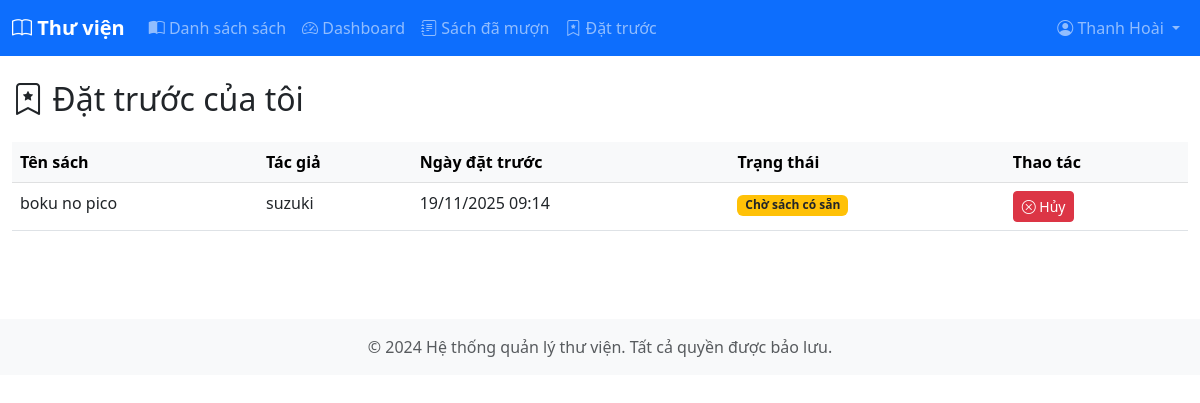
/reservations/my-reservations (signed in), run on the app's committed database.
### src/models.py (models this page shows, shortened)
class User(UserMixin, db.Model):
    __tablename__ = 'users'
    id = db.Column(db.Integer, primary_key=True)
    email = db.Column(db.String(255), unique=True, nullable=False)
    name = db.Column(db.String(120))
    password_hash = db.Column(db.String(255), nullable=False)
    is_admin = db.Column(db.Boolean, default=False)
    created_at = db.Column(db.DateTime, default=datetime.utcnow)
    borrow_records = db.relationship('BorrowRecord', backref='user', lazy=True)
    reservations = db.relationship('Reservation', backref='user', lazy=True)

class Reservation(db.Model):
    __tablename__ = 'reservations'
    id = db.Column(db.Integer, primary_key=True)
    user_id = db.Column(db.Integer, db.ForeignKey('users.id'), nullable=False)
    book_id = db.Column(db.Integer, db.ForeignKey('books.id'), nullable=False)
    reserved_at = db.Column(db.DateTime, default=datetime.utcnow)
    fulfilled = db.Column(db.Boolean, default=False)

class Book(db.Model):
    __tablename__ = 'books'
    id = db.Column(db.Integer, primary_key=True)
    title = db.Column(db.String(255), nullable=False)
    author = db.Column(db.String(255))
    category = db.Column(db.String(120))
    isbn = db.Column(db.String(50), unique=True, index=True)
    total_copies = db.Column(db.Integer, default=1)
    available_copies = db.Column(db.Integer, default=1)
    image_path = db.Column(db.String(500), nullable=True)  # Đường dẫn hình ảnh
    created_at = db.Column(db.DateTime, default=datetime.utcnow)
    borrow_records = db.relationship('BorrowRecord', backref='book', lazy=True)
    reservations = db.relationship('Reservation', backref='book', lazy=True)

### src/routes/reservations.py (the view)
@reservations_bp.route('/my-reservations')
@login_required
def my_reservations():
    reservations = Reservation.query.filter_by(
        user_id=current_user.id,
        fulfilled=False
    ).order_by(Reservation.reserved_at.desc()).all()
    return render_template('reservations/my_reservations.html', reservations=reservations)

### src/models.py (called while the page is built)
    @login_manager.user_loader
    def load_user(user_id):
        try:
            return db.session.get(User, int(user_id))
        except Exception:
            return None

### src/templates/reservations/my_reservations.html (shortened to what this page needs)
{% extends 'base.html' %}
{% block content %}
<h2 class="mb-4"><i class="bi bi-bookmark-star"></i> Đặt trước của tôi</h2>
{% if reservations %}
  <div class="table-responsive">
    <table class="table table-hover">
      <thead class="table-light">
        <tr>
          <th>Tên sách</th>
          <th>Tác giả</th>
          <th>Ngày đặt trước</th>
          <th>Trạng thái</th>
          <th>Thao tác</th>
        </tr>
      </thead>
      <tbody>
        {% for reservation in reservations %}
          <tr>
            <td>{{ reservation.book.title }}</td>
            <td>{{ reservation.book.author or 'N/A' }}</td>
            <td>{{ reservation.reserved_at.strftime('%d/%m/%Y %H:%M') }}</td>
            <td>
              {% if reservation.fulfilled %}
                <span class="badge bg-success">Đã thực hiện</span>
              {% else %}
                <span class="badge bg-warning text-dark">Chờ sách có sẵn</span>
              {% endif %}
            </td>
            <td>
              {% if not reservation.fulfilled %}
                <form method="POST" action="{{ url_for('reservations.cancel_reservation', reservation_id=reservation.id) }}"
                      onsubmit="return confirm('Bạn có chắc chắn muốn hủy đặt trước?');" class="d-inline">
                  <button type="submit" class="btn btn-sm btn-danger">
                    <i class="bi bi-x-circle"></i> Hủy
                  </button>
                </form>
              {% else %}
                <span class="text-muted">-</span>
              {% endif %}
            </td>
          </tr>
        {% endfor %}
      </tbody>
    </table>
  </div>
{% else %}
  <div class="alert alert-info">
    <i class="bi bi-info-circle"></i> Bạn chưa đặt trước sách nào.
    <a href="{{ url_for('books.list_books') }}" class="alert-link">Tìm sách để đặt trước</a>
  </div>
{% endif %}
{% endblock %}

### src/templates/base.html (shortened to what this page needs)
<!doctype html>
<html lang="vi">
  <head>
    <link href="https://cdn.jsdelivr.net/npm/bootstrap@5.3.0/dist/css/bootstrap.min.css" rel="stylesheet">
    <link rel="stylesheet" href="https://cdn.jsdelivr.net/npm/bootstrap-icons@1.11.0/font/bootstrap-icons.css">
  </head>
  <body>
    <nav class="navbar navbar-expand-lg navbar-dark bg-primary">
      <div class="container-fluid">
        <a class="navbar-brand" href="{{ url_for('index') }}">
          <i class="bi bi-book"></i> Thư viện
        </a>
        <div class="collapse navbar-collapse" id="navbarNav">
          <ul class="navbar-nav me-auto">
            <li class="nav-item">
              <a class="nav-link" href="{{ url_for('books.list_books') }}">
                <i class="bi bi-book-half"></i> Danh sách sách
              </a>
            </li>
            {% if current_user.is_authenticated %}
              <li class="nav-item">
                <a class="nav-link" href="{{ url_for('dashboard.index') }}">
                  <i class="bi bi-speedometer2"></i> Dashboard
                </a>
              </li>
              <li class="nav-item">
                <a class="nav-link" href="{{ url_for('loans.my_loans') }}">
                  <i class="bi bi-journal-text"></i> Sách đã mượn
                </a>
              </li>
              <li class="nav-item">
                <a class="nav-link" href="{{ url_for('reservations.my_reservations') }}">
                  <i class="bi bi-bookmark-star"></i> Đặt trước
                </a>
              </li>
            {% endif %}
          </ul>
          <ul class="navbar-nav">
            {% if current_user.is_authenticated %}
              <li class="nav-item dropdown">
                <a class="nav-link dropdown-toggle" href="#" id="userDropdown" role="button" data-bs-toggle="dropdown">
                  <i class="bi bi-person-circle"></i> {{ current_user.name or current_user.email }}
                </a>
              </li>
            {% endif %}
          </ul>
        </div>
      </div>
    </nav>
    <div class="container-fluid py-4">
      {% block content %}{% endblock %}
    </div>
    <footer class="bg-light text-center py-3 mt-5">
      <div class="container">
        <p class="text-muted mb-0">&copy; 2024 Hệ thống quản lý thư viện. Tất cả quyền được bảo lưu.</p>
      </div>
    </footer>
  </body>
</html>

### src/templates/base.html (style rules this page uses)
.navbar-brand { font-weight: bold; }

### data on the page
User: name "Thanh Hoài"
Reservation: book "boku no pico", book "suzuki", reserved_at "19/11/2025 09:14", fulfilled "Chờ sách có sẵn"
